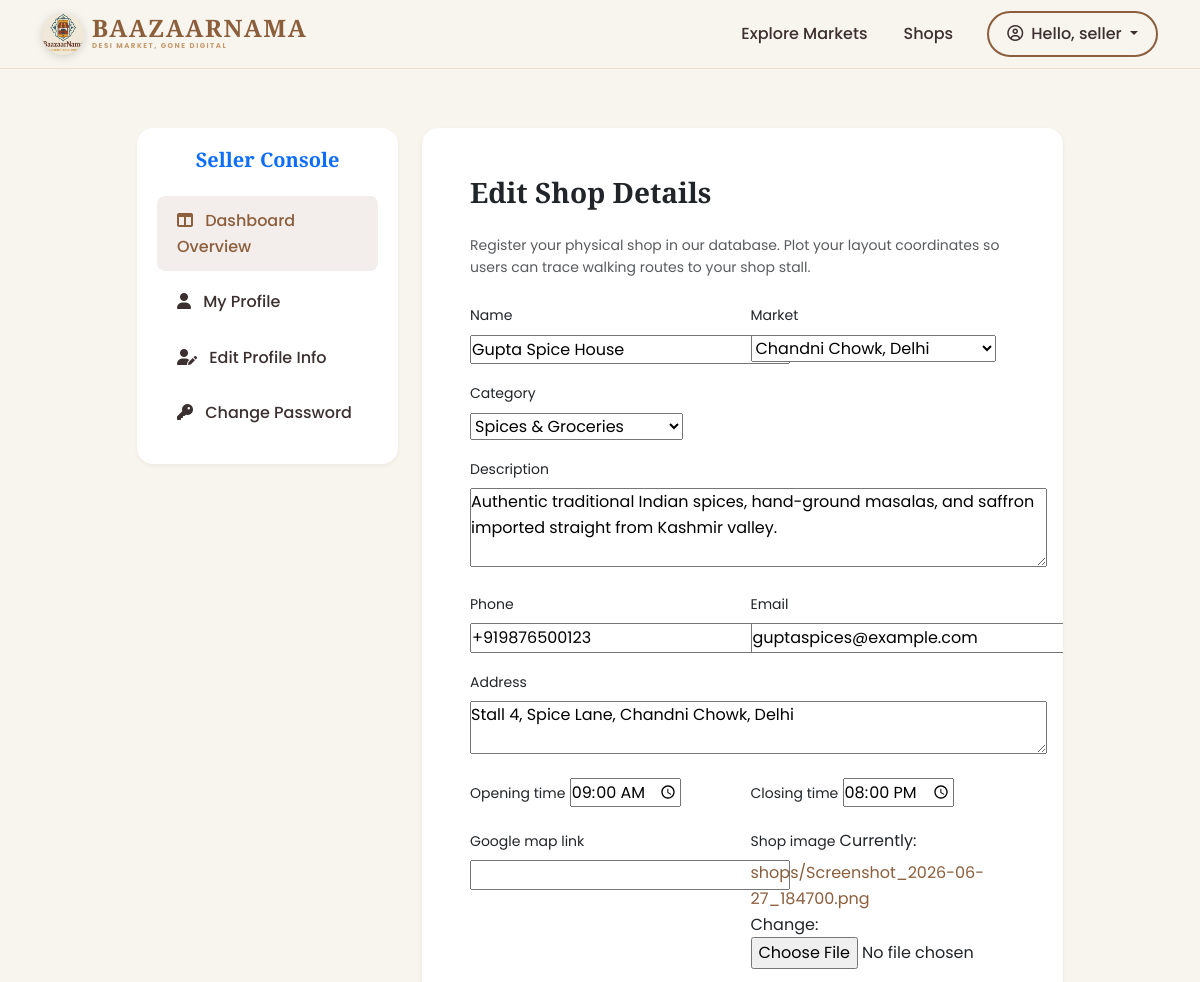
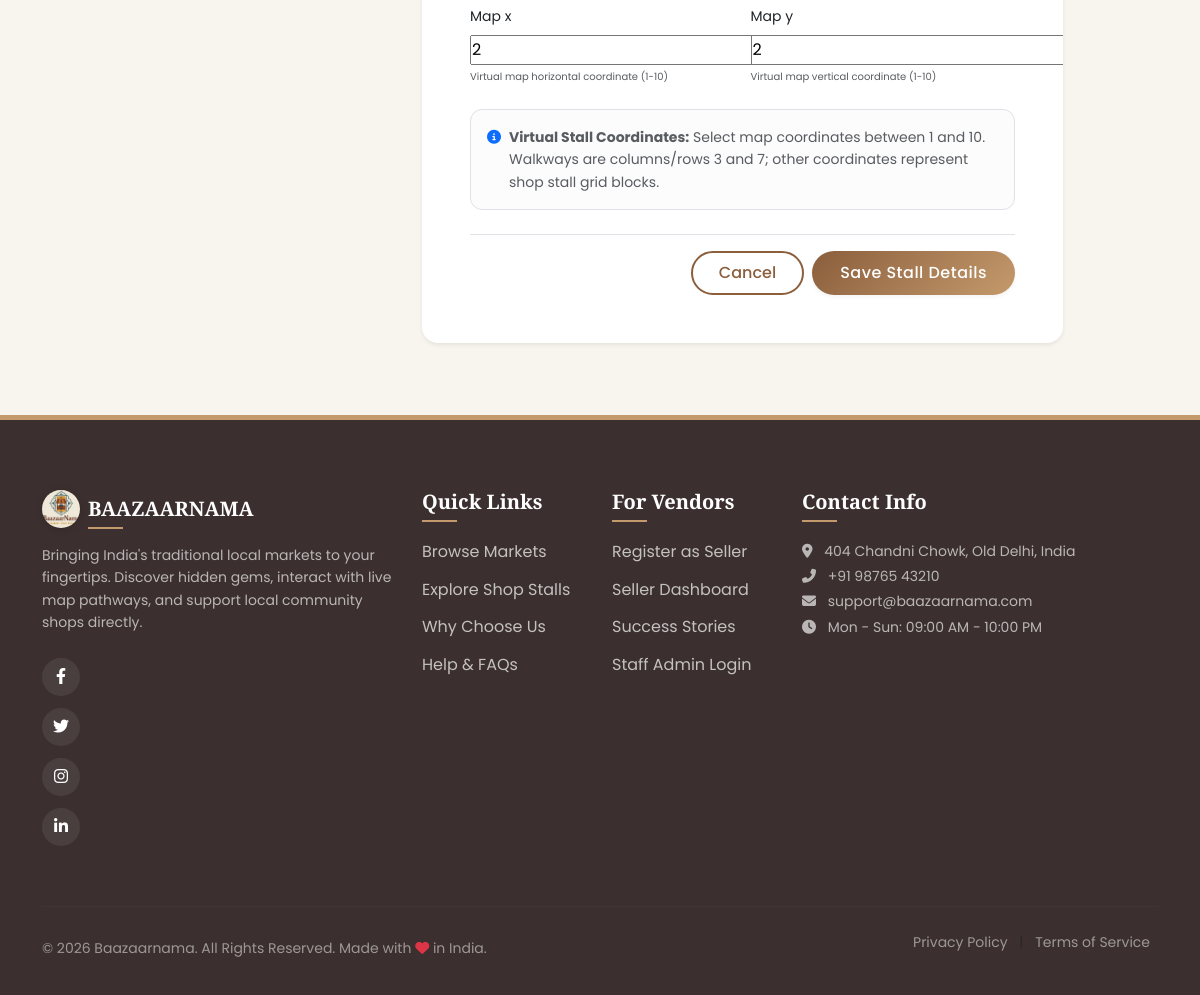
The app's page /shop/1/edit/ (signed in) with its own data (2 pictures, top to bottom).
### bazaar/models.py (models this page shows, shortened)
class Shop(models.Model):
    name = models.CharField(max_length=100)
    owner = models.ForeignKey(User, on_delete=models.CASCADE, related_name='shops')
    market = models.ForeignKey(Market, on_delete=models.CASCADE, related_name='shops')
    category = models.ForeignKey(Category, on_delete=models.SET_NULL, null=True, related_name='shops')
    description = models.TextField(blank=True)
    phone = models.CharField(max_length=15, blank=True)
    email = models.EmailField(blank=True)
    address = models.TextField(blank=True)
    opening_time = models.TimeField(null=True, blank=True)
    closing_time = models.TimeField(null=True, blank=True)
    google_map_link = models.URLField(max_length=500, blank=True)
    shop_image = models.ImageField(upload_to='shops/', default='shops/default.jpg')
    verified_shop = models.BooleanField(default=False)
    map_x = models.IntegerField(default=1, help_text="Virtual map horizontal coordinate (1-10)")
    map_y = models.IntegerField(default=1, help_text="Virtual map vertical coordinate (1-10)")

### bazaar/views.py (the view)
# urls.py: path('shop/<int:pk>/edit/', views.edit_shop, name='edit_shop'),
@login_required
def edit_shop(request, pk):
    shop = get_object_or_404(Shop, pk=pk, owner=request.user)
    if request.method == 'POST':
        form = ShopForm(request.POST, request.FILES, instance=shop)
        if form.is_valid():
            form.save()
            messages.success(request, "Shop details updated successfully!")
            return redirect('users:dashboard_seller')
    else:
        form = ShopForm(instance=shop)
    return render(request, 'bazaar/add_shop.html', {'form': form, 'title': 'Edit Shop Details', 'shop': shop})

### bazaar/forms.py
class ShopForm(forms.ModelForm):
    class Meta:
        model = Shop
        fields = [
            'name', 'market', 'category', 'description', 'phone',
            'email', 'address', 'opening_time', 'closing_time',
            'google_map_link', 'shop_image', 'map_x', 'map_y'
        ]
        widgets = {
            'description': forms.Textarea(attrs={'rows': 3}),
            'address': forms.Textarea(attrs={'rows': 2}),
            'opening_time': forms.TimeInput(attrs={'type': 'time'}),
            'closing_time': forms.TimeInput(attrs={'type': 'time'}),
        }

### bazaar/models.py (called while the page is built)
    def __str__(self):
        return f"{self.name}, {self.city}"

    def __str__(self):
        return self.name

### templates/bazaar/add_shop.html (shortened to what this page needs)
{% extends 'base.html' %}
{% load static %}
{% block content %}
<div class="container my-5">
    <div class="row justify-content-center">
        <div class="col-lg-3 col-md-4 mb-4">
            <div class="dashboard-sidebar">
                <h5 class="font-weight-bold mb-4 text-center text-primary">Seller Console</h5>
                <div class="list-group">
                    <a href="{% url 'users:dashboard' %}" class="list-group-item list-group-item-action active">
                        <i class="fas fa-columns me-2"></i> Dashboard Overview
                    </a>
                    <a href="{% url 'users:profile' %}" class="list-group-item list-group-item-action">
                        <i class="fas fa-user me-2"></i> My Profile
                    </a>
                    <a href="{% url 'users:profile_edit' %}" class="list-group-item list-group-item-action">
                        <i class="fas fa-user-edit me-2"></i> Edit Profile Info
                    </a>
                    <a href="{% url 'users:password_change' %}" class="list-group-item list-group-item-action">
                        <i class="fas fa-key me-2"></i> Change Password
                    </a>
                </div>
            </div>
        </div>
        <div class="col-lg-7 col-md-8 mb-4">
            <div class="card premium-card border-0 shadow-sm" style="background-color: #fff;">
                <div class="card-body-custom p-5">
                    <h3 class="font-weight-bold text-dark mb-4 text-center text-sm-start">{{ title }}</h3>
                    <p class="text-muted small mb-4">Register your physical shop in our database. Plot your layout coordinates so users can trace walking routes to your shop stall.</p>
                    <form method="post" enctype="multipart/form-data" class="mt-4">
                        <div class="row g-3">
                            {% for field in form %}
                            <div class="{% if field.name in 'description address' %}col-12{% else %}col-sm-6{% endif %}">
                                <label for="{{ field.id_for_label }}" class="form-label font-weight-medium small text-dark">{{ field.label }}</label>
                                {{ field }}
                                {% if field.help_text %}
                                <div class="form-text text-muted" style="font-size: 10px;">{{ field.help_text|safe }}</div>
                                {% endif %}
                            </div>
                            {% endfor %}
                        </div>
                        <div class="alert alert-light border mt-4 p-3 d-flex align-items-start small" style="border-radius:12px;">
                            <i class="fas fa-info-circle text-primary me-2 mt-1"></i>
                            <div class="text-muted">
                                <b>Virtual Stall Coordinates:</b> Select map coordinates between 1 and 10. Walkways are columns/rows 3 and 7; other coordinates represent shop stall grid blocks.
                            </div>
                        </div>
                        <div class="d-flex justify-content-end gap-2 mt-4 pt-3 border-top">
                            <a href="{% url 'users:dashboard_seller' %}" class="btn btn-premium-outline">Cancel</a>
                            <button type="submit" class="btn btn-premium text-white">Save Stall Details</button>
                        </div>
                    </form>
                </div>
            </div>
        </div>
    </div>
</div>
{% endblock %}

### templates/navbar.html (shortened to what this page needs)
{% load static %}
<nav class="navbar navbar-expand-lg navbar-custom fixed-top {% if request.path == '/' %}navbar-transparent{% endif %}">
    <div class="container">
        <a class="navbar-brand d-flex align-items-center" href="{% url 'bazaar:home' %}">
            <img src="{% static 'images/logo.png' %}" alt="Baazaarnama Logo" class="me-2" style="width: 42px; height: 42px; border-radius: 50%; filter: drop-shadow(0px 2px 4px rgba(0,0,0,0.15));">
            <div class="d-flex flex-column align-items-start">
                <span class="brand-font fs-4 mb-0 text-uppercase" style="font-weight: 900; line-height: 1.0;">BaazaarNama</span>
                <span class="text-uppercase" style="font-size: 7px; font-weight: 700; letter-spacing: 1.5px; color: var(--accent);">Desi Market, Gone Digital</span>
            </div>
        </a>
        <div class="collapse navbar-collapse" id="navbarContent">
            <ul class="navbar-nav ms-auto mb-2 mb-lg-0 align-items-center">
                <li class="nav-item">
                    <a class="nav-link {% if 'markets' in request.path %}active{% endif %}" href="{% url 'bazaar:market_list' %}">Explore Markets</a>
                </li>
                <li class="nav-item">
                    <a class="nav-link {% if 'shops' in request.path %}active{% endif %}" href="{% url 'bazaar:shop_list' %}">Shops</a>
                </li>
                {% if user.is_authenticated %}
                <li class="nav-item dropdown ms-lg-3">
                    <a class="nav-link dropdown-toggle btn-premium-outline px-3 py-1 text-center" href="#" id="profileDropdown" role="button" data-bs-toggle="dropdown" aria-expanded="false">
                        <i class="far fa-user-circle me-1"></i> Hello, {{ user.username }}
                    </a>
                </li>
                {% endif %}
            </ul>
        </div>
    </div>
</nav>

### static/css/styles.css (style rules this page uses)
:root { --primary: #8B5E3C; --primary-rgb: 139, 94, 60; --secondary: #D8C3A5; --secondary-rgb: 216, 195, 165; --bg-light: #F8F4EE; --text-dark: #3B2F2F; --accent: #C49A6C; --accent-rgb: 196, 154, 108; --gold: #D4AF37; --success: #2E7D32; --danger: #C62828; --transition: all 0.3s cubic-bezier(0.25, 0.8, 0.25, 1); --shadow-sm: 0 2px 4px rgba(59, 47, 47, 0.05); --shadow-md: 0 8px 16px rgba(59, 47, 47, 0.08); --shadow-lg: 0 16px 32px rgba(59, 47, 47, 0.12); }
* { margin: 0; padding: 0; box-sizing: border-box; }
body { font-family: 'Poppins', sans-serif; background-color: var(--bg-light); color: var(--text-dark); line-height: 1.6; overflow-x: hidden; }
h1, h2, h3, h4, h5, h6, .brand-font { font-family: 'Playfair Display', serif; font-weight: 700; }
a { color: var(--primary); text-decoration: none; transition: var(--transition); }
.btn-premium { background: linear-gradient(135deg, var(--primary), var(--accent)); color: #fff !important; border: none; border-radius: 50px; padding: 10px 28px; font-weight: 500; letter-spacing: 0.5px; box-shadow: var(--shadow-sm); transition: var(--transition); }
.btn-premium-outline { background: transparent; color: var(--primary) !important; border: 2px solid var(--primary); border-radius: 50px; padding: 8px 26px; font-weight: 500; transition: var(--transition); }
.navbar-custom { background-color: rgba(248, 244, 238, 0.95); backdrop-filter: blur(10px); border-bottom: 1px solid rgba(216, 195, 165, 0.4); transition: var(--transition); z-index: 1050; }
.navbar-custom .nav-link { color: var(--text-dark) !important; font-weight: 500; padding: 8px 18px !important; transition: var(--transition); }
.navbar-brand { font-weight: 900; letter-spacing: 1.5px; color: var(--primary) !important; font-size: 1.5rem; }
.premium-card { background-color: #fff; border: 1px solid rgba(216, 195, 165, 0.35); border-radius: 16px; overflow: hidden; box-shadow: var(--shadow-sm); transition: var(--transition); }
.card-body-custom { padding: 24px; }
.dashboard-sidebar { background-color: #fff; border-radius: 16px; padding: 20px; box-shadow: var(--shadow-sm); }
.dashboard-sidebar .list-group-item { border: none; border-radius: 8px; margin-bottom: 6px; padding: 12px 20px; color: var(--text-dark); font-weight: 500; transition: var(--transition); }
.dashboard-sidebar .list-group-item:hover, .dashboard-sidebar .list-group-item.active { background-color: rgba(139, 94, 60, 0.1); color: var(--primary); }

### records on screen
Shop: form "Gupta Spice House" "Chandni Chowk, Delhi" "Spices & Groceries" "Authentic traditional Indian spices, hand-ground masalas, and saffron imported straight from Kashmir valley." "+919876500123" "guptaspices@example.com" "Stall 4, Spice Lane, Chandni Chowk, Delhi" "09:00:00" "20:00:00" "2" "2"

### other values on screen
{{ user.username }} "seller"
{{ title }} "Edit Shop Details"
{{ field.label }} "Name" "Market" "Category" "Description" "Phone" "Email" "Address" "Opening time" "Closing time" "Google map link" "Shop image" "Map x" "Map y"
{{ field.help_text|safe }} "Virtual map horizontal coordinate (1-10)" "Virtual map vertical coordinate (1-10)"
